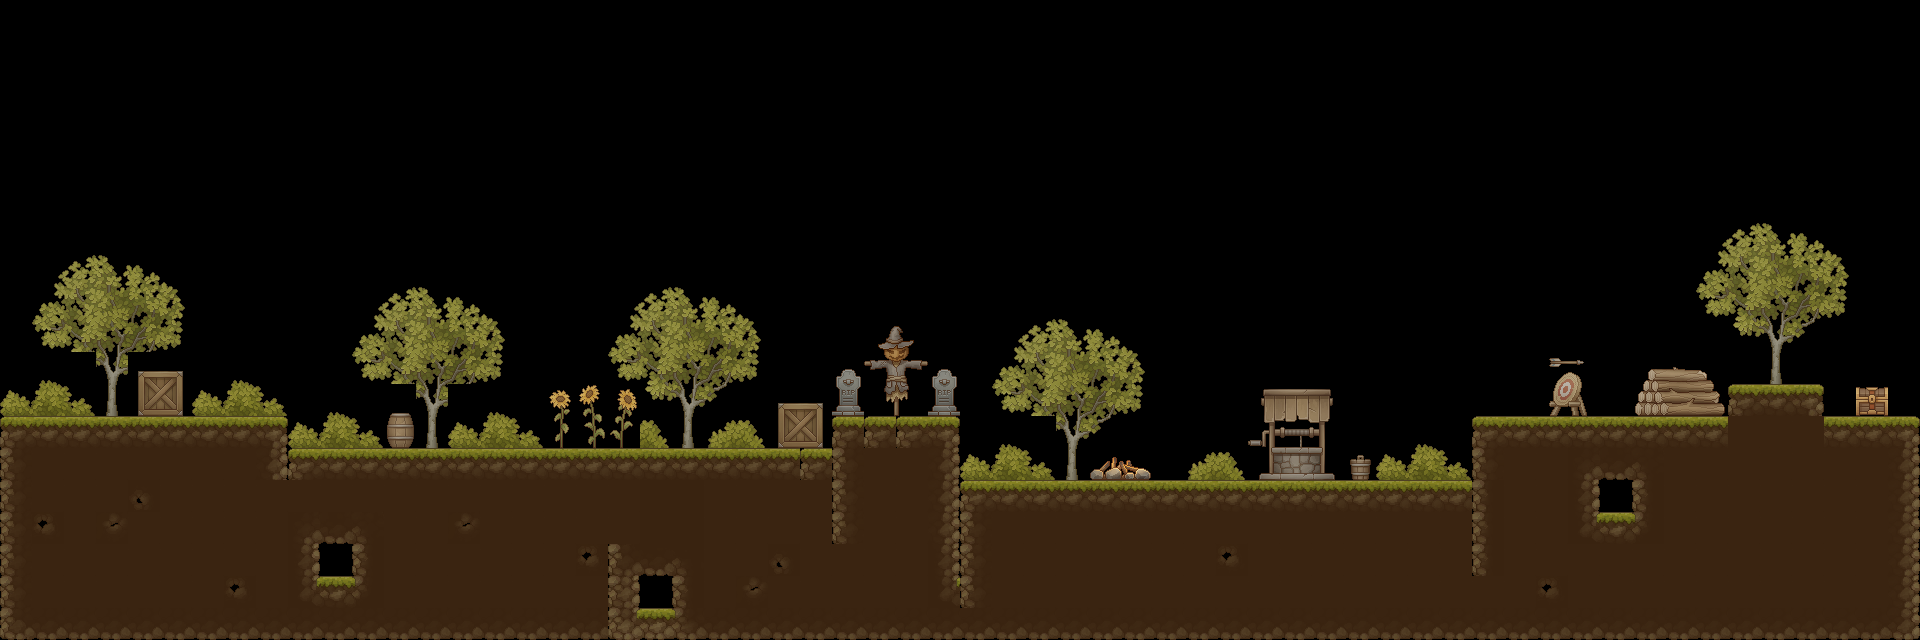

A level layout from a 2D game, rendered from its tile map. Below: a short description, then the map file with its tile-grid data intact:
An orthogonal 60x20 tile map with 32x32 px tiles, 2 tile layers (Constructions, Terrain), 2 tilesets.

<map version="1.10" tiledversion="1.10.2" orientation="orthogonal" renderorder="right-down" width="60" height="20" tilewidth="32" tileheight="32" infinite="0" nextlayerid="4" nextobjectid="1">
 <tileset firstgid="1" name="village_terrain" tilewidth="32" tileheight="32" tilecount="256" columns="16">
  <image source="village_tiles/TX Tileset Ground.png" width="512" height="512" />
 </tileset>
 <tileset firstgid="257" name="village_objects" tilewidth="32" tileheight="32" tilecount="1024" columns="32">
  <image source="village_tiles/TX Village Props.png" width="1024" height="1024" />
 </tileset>
 <layer id="3" name="Constructions" width="60" height="20">
  <data encoding="csv">
0,0,0,0,0,0,0,0,0,0,0,0,0,0,0,0,0,0,0,0,0,0,0,0,0,0,0,0,0,0,0,0,0,0,0,0,0,0,0,0,0,0,0,0,0,0,0,0,0,0,0,0,0,0,0,0,0,0,0,0,
0,0,0,0,0,0,0,0,0,0,0,0,0,0,0,0,0,0,0,0,0,0,0,0,0,0,0,0,0,0,0,0,0,0,0,0,0,0,0,0,0,0,0,0,0,0,0,0,0,0,0,0,0,0,0,0,0,0,0,0,
0,0,0,0,0,0,0,0,0,0,0,0,0,0,0,0,0,0,0,0,0,0,0,0,0,0,0,0,0,0,0,0,0,0,0,0,0,0,0,0,0,0,0,0,0,0,0,0,0,0,0,0,0,0,0,0,0,0,0,0,
0,0,0,0,0,0,0,0,0,0,0,0,0,0,0,0,0,0,0,0,0,0,0,0,0,0,0,0,0,0,0,0,0,0,0,0,0,0,0,0,0,0,0,0,0,0,0,0,0,0,0,0,0,0,0,0,0,0,0,0,
0,0,0,0,0,0,0,0,0,0,0,0,0,0,0,0,0,0,0,0,0,0,0,0,0,0,0,0,0,0,0,0,0,0,0,0,0,0,0,0,0,0,0,0,0,0,0,0,0,0,0,0,0,0,0,0,0,0,0,0,
0,0,0,0,0,0,0,0,0,0,0,0,0,0,0,0,0,0,0,0,0,0,0,0,0,0,0,0,0,0,0,0,0,0,0,0,0,0,0,0,0,0,0,0,0,0,0,0,0,0,0,0,0,0,0,0,0,0,0,0,
0,0,0,0,0,0,0,0,0,0,0,0,0,0,0,0,0,0,0,0,0,0,0,0,0,0,0,0,0,0,0,0,0,0,0,0,0,0,0,0,0,0,0,0,0,0,0,0,0,0,0,0,0,699,700,701,702,703,0,0,
0,699,700,701,702,703,0,0,0,0,0,0,0,0,0,0,0,0,0,0,0,0,0,0,0,0,0,0,0,0,0,0,0,0,0,0,0,0,0,0,0,0,0,0,0,0,0,0,0,0,0,0,0,731,732,733,734,735,0,0,
0,731,732,733,734,735,0,0,0,0,0,699,700,701,702,703,0,0,699,699,700,701,702,703,0,0,0,0,0,0,0,0,0,0,0,0,0,0,0,0,0,0,0,0,0,0,0,0,0,0,0,0,0,763,764,765,766,767,0,0,
0,763,764,765,766,767,0,0,0,0,0,731,732,733,734,735,0,0,0,731,732,733,734,735,0,0,0,0,0,0,0,699,700,701,702,703,0,0,0,0,0,0,0,0,0,0,0,0,0,0,0,0,0,795,796,797,798,799,0,0,
0,795,796,797,798,799,0,0,0,0,0,763,764,765,766,767,0,0,0,763,764,765,766,767,0,0,0,503,504,0,0,731,732,733,734,735,0,0,0,0,0,0,0,0,0,0,0,0,0,0,0,0,0,827,828,829,830,831,0,0,
819,820,821,829,258,259,819,820,821,0,0,795,796,797,798,799,0,0,0,795,796,797,798,799,0,0,401,535,536,401,0,763,764,765,766,767,0,0,0,0,0,0,0,0,0,0,0,0,279,280,0,582,583,584,860,861,862,863,0,0,
851,852,853,861,290,291,851,852,853,819,820,821,263,829,819,820,821,540,541,542,828,829,830,831,258,259,433,567,568,433,0,795,796,797,798,799,0,0,0,418,419,420,0,0,0,0,0,0,311,312,0,614,615,616,0,0,0,0,836,0,
0,0,0,0,0,0,0,34,0,851,852,853,295,861,851,852,853,572,573,574,845,861,844,845,290,291,0,0,0,0,819,820,821,829,830,831,819,0,0,450,451,452,0,819,820,821,0,0,0,0,0,0,0,0,0,0,0,0,0,0,
0,0,0,0,0,0,0,0,0,0,0,0,0,0,0,0,0,0,0,0,0,0,0,0,0,0,0,0,0,0,851,852,853,861,524,525,0,844,845,482,483,484,485,851,852,853,0,0,0,0,0,0,0,0,0,0,0,0,0,0,
0,0,0,0,0,0,0,0,0,0,0,0,0,0,0,0,0,0,0,0,0,0,0,0,0,0,0,0,0,0,0,0,0,0,0,0,0,0,0,0,0,0,0,0,0,0,0,0,0,0,0,0,0,0,0,0,0,0,0,0,
0,0,0,0,0,0,0,0,0,0,0,0,0,0,0,0,0,0,0,0,0,0,0,0,0,0,0,0,0,0,0,0,0,0,0,0,0,0,0,0,0,0,0,0,0,0,0,0,0,0,0,0,0,0,0,0,0,0,0,0,
0,0,0,0,0,0,0,0,0,0,0,0,0,0,0,0,0,0,0,213,214,215,0,0,0,0,0,0,0,0,0,0,0,0,0,0,0,0,0,0,0,0,0,0,0,0,0,0,0,0,0,0,0,0,0,0,0,0,0,0,
0,0,0,0,0,0,0,0,0,0,0,0,0,0,0,0,0,0,0,229,230,231,0,0,0,0,0,0,0,0,0,0,0,0,0,0,0,0,0,0,0,0,0,0,0,0,0,0,0,0,0,0,0,0,0,0,0,0,0,0,
0,0,0,0,0,0,0,0,0,0,0,0,0,0,0,0,0,0,0,245,246,247,0,0,0,0,0,0,0,0,0,0,0,0,0,0,0,0,0,0,0,0,0,0,0,0,0,0,0,0,0,0,0,0,0,0,0,0,0,0
</data>
 </layer>
 <layer id="1" name="Terrain" width="60" height="20">
  <data encoding="csv">
0,0,0,0,0,0,0,0,0,0,0,0,0,0,0,0,0,0,0,0,0,0,0,0,0,0,0,0,0,0,0,0,0,0,0,0,0,0,0,0,0,0,0,0,0,0,0,0,0,0,0,0,0,0,0,0,0,0,0,0,
0,0,0,0,0,0,0,0,0,0,0,0,0,0,0,0,0,0,0,0,0,0,0,0,0,0,0,0,0,0,0,0,0,0,0,0,0,0,0,0,0,0,0,0,0,0,0,0,0,0,0,0,0,0,0,0,0,0,0,0,
0,0,0,0,0,0,0,0,0,0,0,0,0,0,0,0,0,0,0,0,0,0,0,0,0,0,0,0,0,0,0,0,0,0,0,0,0,0,0,0,0,0,0,0,0,0,0,0,0,0,0,0,0,0,0,0,0,0,0,0,
0,0,0,0,0,0,0,0,0,0,0,0,0,0,0,0,0,0,0,0,0,0,0,0,0,0,0,0,0,0,0,0,0,0,0,0,0,0,0,0,0,0,0,0,0,0,0,0,0,0,0,0,0,0,0,0,0,0,0,0,
0,0,0,0,0,0,0,0,0,0,0,0,0,0,0,0,0,0,0,0,0,0,0,0,0,0,0,0,0,0,0,0,0,0,0,0,0,0,0,0,0,0,0,0,0,0,0,0,0,0,0,0,0,0,0,0,0,0,0,0,
0,0,0,0,0,0,0,0,0,0,0,0,0,0,0,0,0,0,0,0,0,0,0,0,0,0,0,0,0,0,0,0,0,0,0,0,0,0,0,0,0,0,0,0,0,0,0,0,0,0,0,0,0,0,0,0,0,0,0,0,
0,0,0,0,0,0,0,0,0,0,0,0,0,0,0,0,0,0,0,0,0,0,0,0,0,0,0,0,0,0,0,0,0,0,0,0,0,0,0,0,0,0,0,0,0,0,0,0,0,0,0,0,0,0,0,0,0,0,0,0,
0,0,0,0,0,0,0,0,0,0,0,0,0,0,0,0,0,0,0,0,0,0,0,0,0,0,0,0,0,0,0,0,0,0,0,0,0,0,0,0,0,0,0,0,0,0,0,0,0,0,0,0,0,0,0,0,0,0,0,0,
0,0,0,0,0,0,0,0,0,0,0,0,0,0,0,0,0,0,0,0,0,0,0,0,0,0,0,0,0,0,0,0,0,0,0,0,0,0,0,0,0,0,0,0,0,0,0,0,0,0,0,0,0,0,0,0,0,0,0,0,
0,0,0,0,0,0,0,0,0,0,0,0,0,0,0,0,0,0,0,0,0,0,0,0,0,0,0,0,0,0,0,0,0,0,0,0,0,0,0,0,0,0,0,0,0,0,0,0,0,0,0,0,0,0,0,0,0,0,0,0,
0,0,0,0,0,0,0,0,0,0,0,0,0,0,0,0,0,0,0,0,0,0,0,0,0,0,0,0,0,0,0,0,0,0,0,0,0,0,0,0,0,0,0,0,0,0,0,0,0,0,0,0,0,0,0,0,0,0,0,0,
0,0,0,0,0,0,0,0,0,0,0,0,0,0,0,0,0,0,0,0,0,0,0,0,0,0,0,0,0,0,0,0,0,0,0,0,0,0,0,0,0,0,0,0,0,0,0,0,0,0,0,0,0,0,0,0,0,0,0,0,
0,0,0,0,0,0,0,0,0,0,0,0,0,0,0,0,0,0,0,0,0,0,0,0,0,0,0,0,0,0,0,0,0,0,0,0,0,0,0,0,0,0,0,0,0,0,0,0,0,0,0,0,0,0,1,2,3,0,0,0,
1,2,2,2,2,2,2,2,3,0,0,0,0,0,0,0,0,0,0,0,0,0,0,0,0,0,1,1,1,3,0,0,0,0,0,0,0,0,0,0,0,0,0,0,0,0,1,2,2,2,2,2,2,2,18,18,18,2,2,3,
17,18,18,18,18,18,18,18,19,1,2,2,2,2,2,2,2,2,2,2,2,2,2,2,2,1,17,18,18,19,0,0,0,0,0,0,0,0,0,0,0,0,0,0,0,0,17,18,18,65,66,67,18,18,18,18,18,18,18,19,
17,18,18,18,109,18,18,18,18,18,18,18,18,18,18,18,18,18,18,18,166,166,18,18,18,18,17,18,18,19,1,2,2,2,2,2,2,2,2,2,2,2,2,2,2,2,83,18,18,81,82,83,18,18,18,18,18,18,18,19,
17,92,18,124,18,18,18,18,18,65,66,67,18,18,124,18,18,18,18,18,166,166,18,18,18,18,17,18,18,19,17,18,18,18,18,18,18,18,18,18,18,18,18,18,18,18,83,18,18,97,98,99,18,18,18,18,18,18,18,19,
17,18,18,18,18,18,18,18,18,81,82,83,18,18,18,18,18,18,92,213,214,215,18,18,109,18,18,18,18,81,17,18,18,18,18,18,18,18,92,18,18,18,18,18,18,18,83,18,18,18,18,18,18,18,18,18,18,18,18,19,
17,18,18,18,18,18,18,92,18,97,98,99,18,18,18,18,18,18,18,229,230,231,18,124,18,18,18,18,18,97,17,18,18,18,18,18,18,18,18,18,18,18,18,18,18,18,18,18,92,18,18,18,18,18,18,18,18,18,18,19,
33,34,34,34,34,34,34,34,34,34,34,34,34,34,34,34,34,34,34,245,246,247,34,34,34,34,34,34,34,34,34,34,34,34,34,34,34,34,34,34,34,34,34,34,34,34,34,34,34,34,34,34,34,34,34,34,34,34,34,35
</data>
 </layer>
</map>
